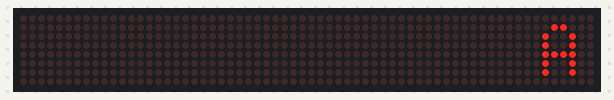
The sketch below on a simulated Arduino Uno, built with avr-gcc and run on an emulated ATmega328P. Shown: 64×8 LED matrix.

Above: at 0.1 s.
At 1.1 s:
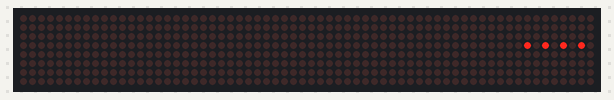
At 3.1 s:
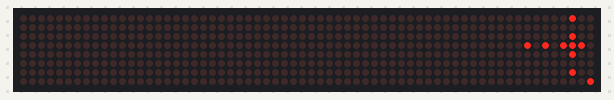

The sketch:

led_matrix.ino
```cpp
// LED matice s MAX7219

// připojení potřebné knihovny
#include "LedControl.h"
// nastavení propojovacích pinů
#define DIN 10
#define CS  11
#define CLK 12
// tato proměnná údává počet matic,
// počítání začíná od nuly
#define mojeMat 0
// inicializace LED matice z knihovny
LedControl ledMat=LedControl(DIN, CLK, CS, mojeMat);
// proměnná typu pole, 1 označují rozsvícené LED
byte pismenoA[8]={ B00000000,
                   B00011000,
                   B00100100,
                   B00100100,
                   B00111100,
                   B00100100,
                   B00100100,
                   B00000000};

void setup() {
  // probuzení matice pro zahájení komunikace
  ledMat.shutdown(mojeMat,false);
  // nastavení LED matice na střední svítivost (0-15)
  ledMat.setIntensity(mojeMat,7);
  // vypnutí všech LED diod na matici
  ledMat.clearDisplay(mojeMat);
}

void loop() {
  // vykreslení znaku z proměnné
  for(int i=0; i<8; i++) {
    ledMat.setRow(mojeMat,i,pismenoA[i]);
  }
  delay(1000);
  // vypnutí všech LED na matici
  ledMat.clearDisplay(mojeMat);
  // vykreslení LED diod v daném řádku, zde čtvrtý řádek
  // (řádky jsou číslovány od 0 do 7)
  ledMat.setRow(mojeMat,3,B10101010);
  delay(1000);
  // vykreslení LED diod v daném sloupci, zde šestý sloupec
  // (sloupce jsou číslovány od 0 do 7)
  ledMat.setColumn(mojeMat,5,B10111010);
  delay(1000);
  // vykreslení jedné zvolené LED diody, zde krajní dioda [8,8]
  ledMat.setLed(mojeMat,7,7,true);
  delay(1000);
  // ukázka změny intenzity svícení v celém rozsahu 0 až 15
  for(int i=0; i<16; i++) {
    ledMat.setIntensity(mojeMat,i);
    delay(200);
  }
  // nastavení intenzity na střední svit
  ledMat.setIntensity(mojeMat,7);
  // vypnutí všech LED na matici
  ledMat.clearDisplay(mojeMat);
}
```

Measured:
- by itself, everything shown: repeats every 7.2 s, in 20 steps
- what the display in image 1 shows lasts 1.0 s, from 1.0 s to 2.0 s
